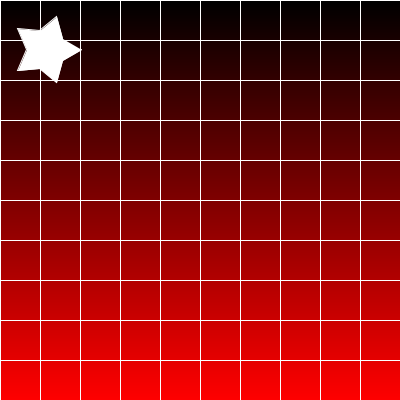
Frame 1 (no input)
Frame 60 (the mouse pressed at the canvas centre just before this capture): identical to frame 1, image omitted
Frame 120 (the mouse held since frame 60 and released just before this capture): identical to frame 1, image omitted

The Processing sketch that drew this single still picture (run headless with seeded random() and noise(); from frame 60 on, the mouse is pressed at the canvas centre):

// Processing sketch: processing_91408
// ── processing_91408.pde

 float gray = 0.0;
 int [] x = { 50, 61, 83, 69, 71, 50, 29, 31, 17, 39};
 int [] y = { 18, 37, 43, 60, 82, 73, 82, 60, 43, 37};
 
 
 int [] x2 = new int[5]; 
 int [] y2 = new int[5];
 
 
 void setup () {
   
 size (400,400);
 background (255); 
 
 
 }
 
 void draw () {
   for (int i= 0; i < 400; i++)
   {
     float percent = (float)i /400; 
     stroke (255 * percent, 0, 0);
     line (0, i, 400, i);
   }  
   for (int i = 0; i < 400; i += 40)
   {
     stroke (255); 
     line (0, i, 400, i);
     line (i, 0, i, 400);
   }
   
   
   pushMatrix (); 
   translate (100, 0); 
   rotate (radians(90)); 
   drawShapes (0);
   popMatrix (); 
   

   
 }
   
 void drawShapes (float offset)
 {
 beginShape ();
   for (int i = 0; i < x.length; i++)
   {
     vertex(x[i] + offset, y [i] + offset);
   }
   endShape (); 
 }
